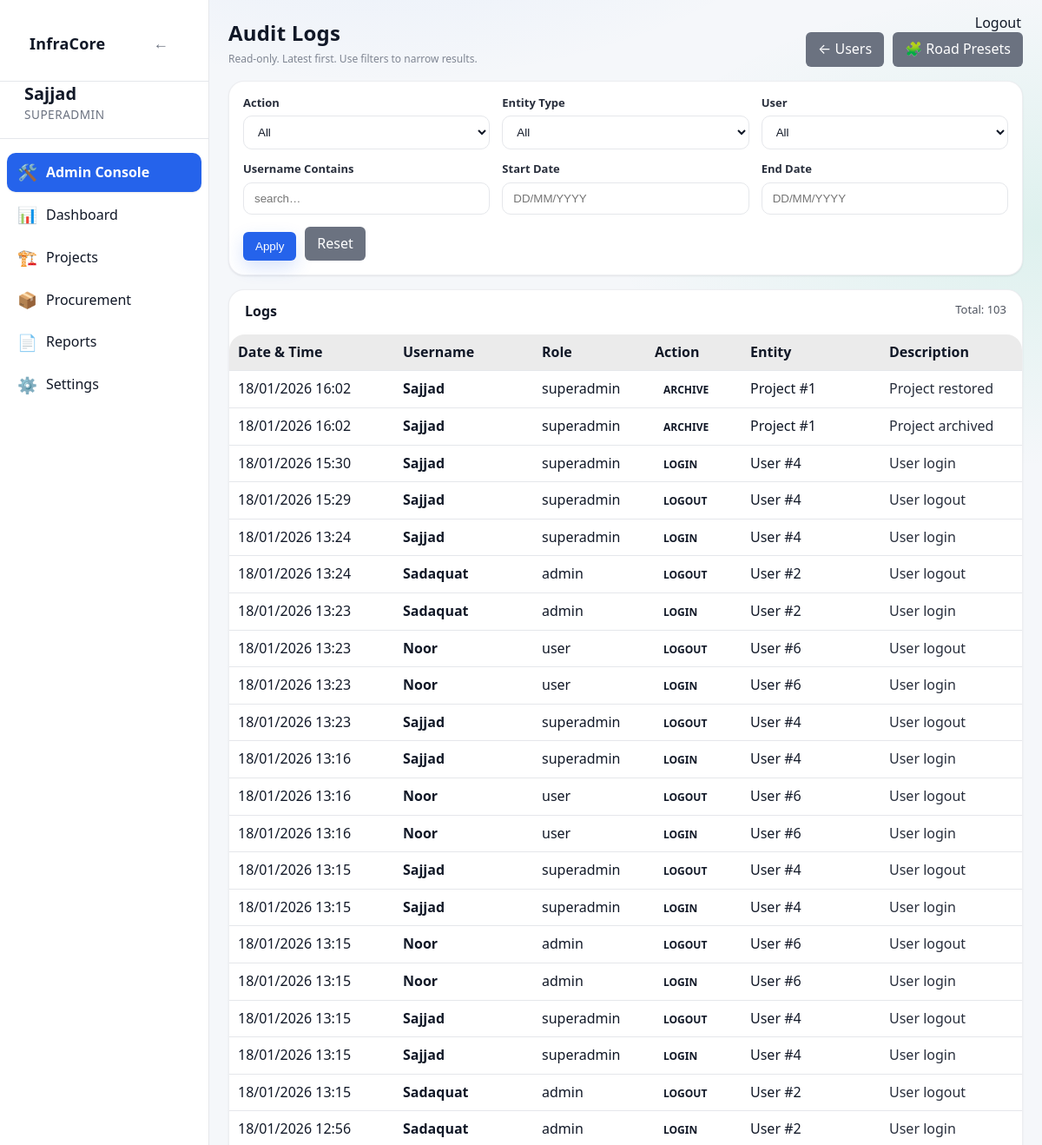
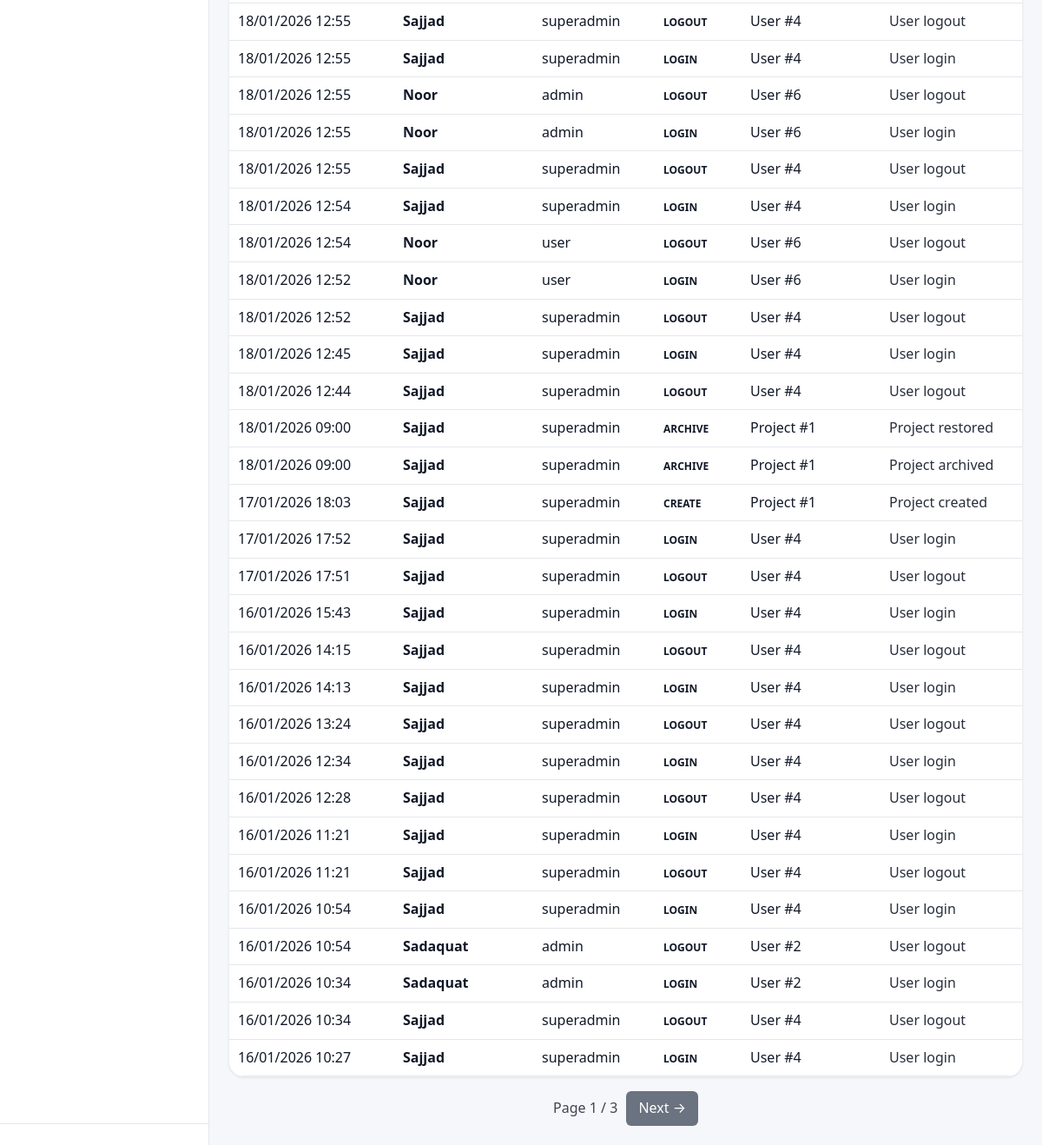
/admin/logs (signed in), run on an earlier commit of the app's database (2 pictures, top to bottom).
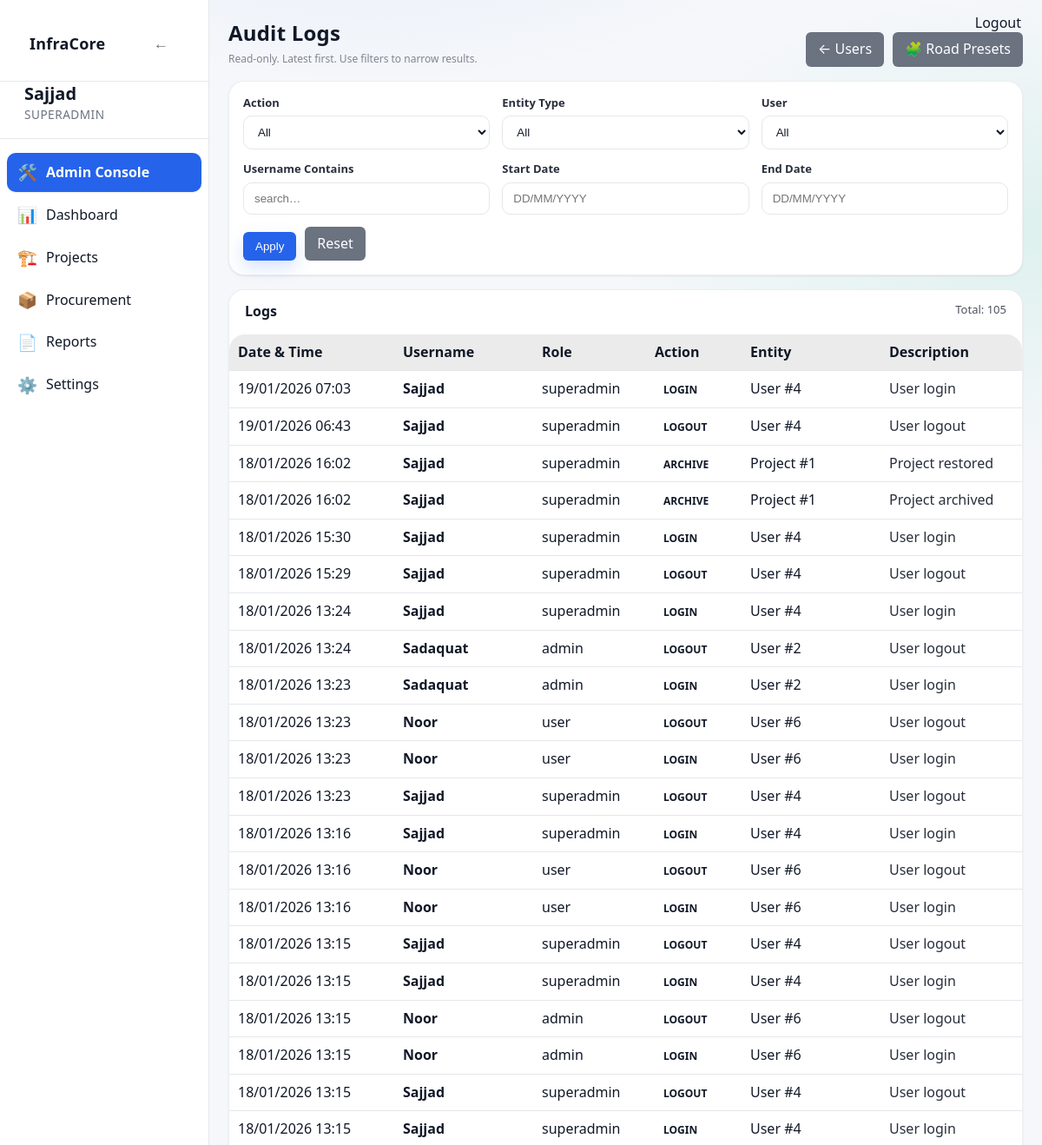
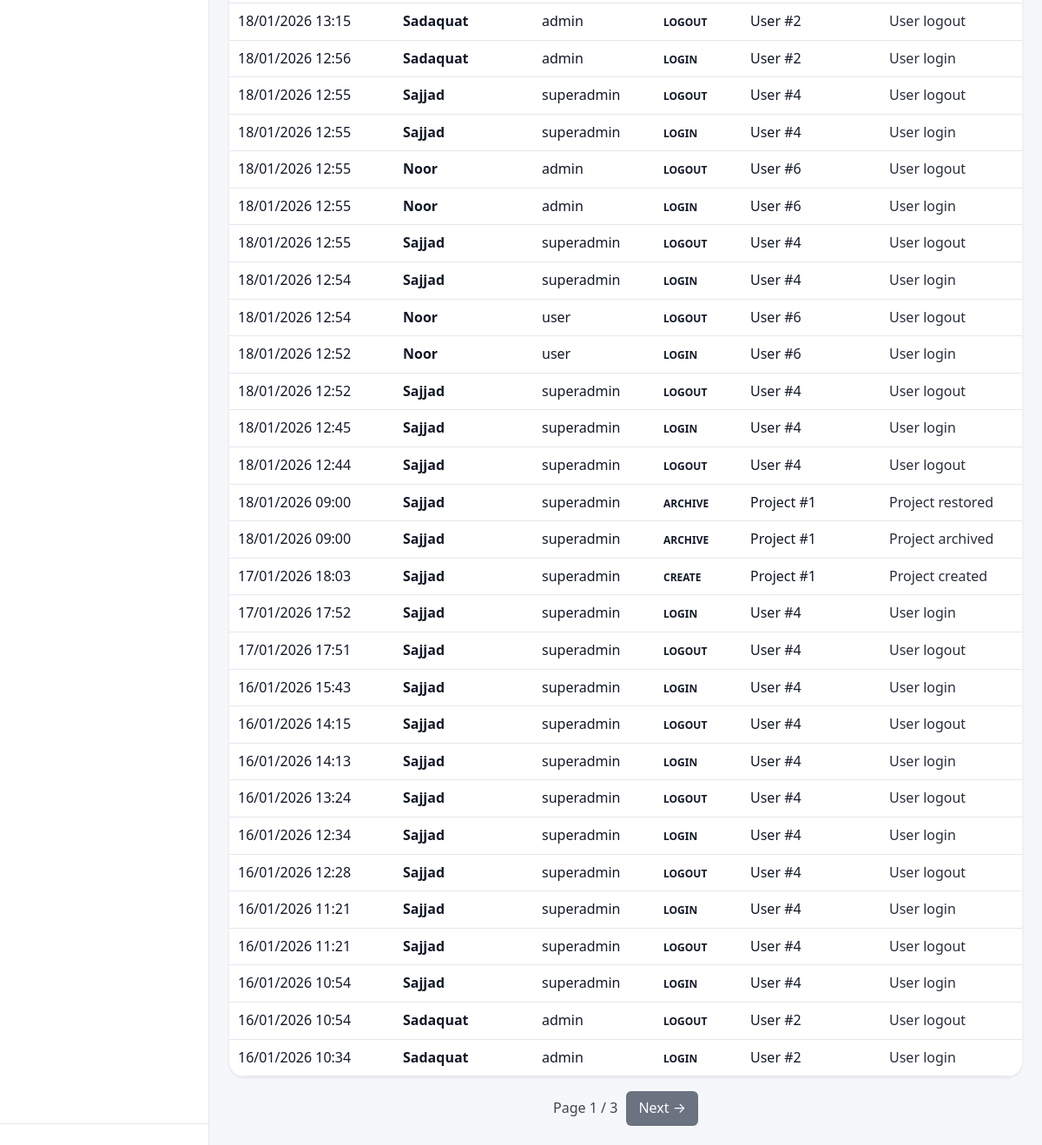
And on a later commit of the database (2 pictures, top to bottom).
### app/models/activity_log.py (models this page shows)
class ActivityLog(Base):
    __tablename__ = "activity_logs"
    __table_args__ = (
        Index("ix_activity_logs_created_at", "created_at"),
        Index("ix_activity_logs_user_id", "user_id"),
    )
    id = Column(Integer, primary_key=True, index=True)
    user_id = Column(Integer, ForeignKey("users.id"), nullable=True)
    username = Column(String(150), nullable=False)
    role = Column(String(50), nullable=True)
    action = Column(String(20), nullable=False)  # CREATE, UPDATE, DELETE, ARCHIVE, LOGIN, LOGOUT
    entity_type = Column(String(50), nullable=True)  # Project, Activity, Material, User, Execution
    entity_id = Column(Integer, nullable=True)
    description = Column(Text, nullable=True)
    old_value = Column(Text, nullable=True)  # JSON string
    new_value = Column(Text, nullable=True)  # JSON string
    ip_address = Column(String(64), nullable=True)
    created_at = Column(DateTime, default=datetime.utcnow, nullable=False)
    details = Column(String, nullable=True)
    timestamp = Column(DateTime, default=datetime.utcnow)

### app/routes/admin.py (the view)
@router.get("/logs", response_class=HTMLResponse)
def audit_logs_page(
    request: Request,
    page: int = 1,
    action: str | None = None,
    entity_type: str | None = None,
    user_id: int | None = None,
    username: str | None = None,
    start_date: str | None = None,
    end_date: str | None = None,
    db: Session = Depends(get_db),
):
    admin = admin_guard(request)
    if not admin:
        return RedirectResponse("/dashboard", status_code=302)
    page_size = 50
    page = max(page, 1)
    q = db.query(ActivityLog)
    if action:
        q = q.filter(ActivityLog.action == action)
    if entity_type:
        q = q.filter(ActivityLog.entity_type == entity_type)
    if user_id is not None:
        q = q.filter(ActivityLog.user_id == user_id)
    if username:
        q = q.filter(ActivityLog.username.ilike(f"%{username.strip()}%"))
    def _parse_d(s: str | None) -> date | None:
        if not s:
            return None
        try:
            return parse_date_ddmmyyyy_or_iso(str(s))
        except Exception:
            return None
    sd = _parse_d(start_date)
    ed = _parse_d(end_date)
    if sd:
        q = q.filter(ActivityLog.created_at >= datetime.combine(sd, time.min))
    if ed:
        q = q.filter(ActivityLog.created_at <= datetime.combine(ed, time.max))
    total = q.count()
    logs = (
        q.order_by(ActivityLog.created_at.desc())
        .offset((page - 1) * page_size)
        .limit(page_size)
        .all()
    )
    actions = [r[0] for r in db.query(ActivityLog.action).distinct().order_by(ActivityLog.action).all() if r and r[0]]
    entity_types = [r[0] for r in db.query(ActivityLog.entity_type).distinct().order_by(ActivityLog.entity_type).all() if r and r[0]]
    users = (
        db.query(ActivityLog.user_id, ActivityLog.username)
        .filter(ActivityLog.user_id.isnot(None))
        .distinct()
        .order_by(ActivityLog.username.asc())
        .all()
    )
    return templates.TemplateResponse(
        "admin/logs.html",
        {
            "request": request,
            "user": admin,
            "logs": logs,
            "page": page,
            "page_size": page_size,
            "total": total,
            "actions": actions,
            "entity_types": entity_types,
            "users": users,
            "filters": {
                "action": action or "",
                "entity_type": entity_type or "",
                "user_id": user_id if user_id is not None else "",
                "username": username or "",
                "start_date": start_date or "",
                "end_date": end_date or "",
            },
        },
    )

### app/templates/admin/logs.html (shortened to what this page needs)
{% extends "base.html" %}
{% block content %}
<div class="page-header" style="display:flex;justify-content:space-between;align-items:flex-end;gap:12px;flex-wrap:wrap;margin-bottom:16px">
    <div>
        <h1 class="page-title" style="margin-bottom:6px">Audit Logs</h1>
        <div class="help-text">Read-only. Latest first. Use filters to narrow results.</div>
    </div>
    <div style="display:flex;gap:10px;flex-wrap:wrap">
        <a href="/admin/users" class="btn-secondary" style="text-decoration:none">← Users</a>
        <a href="/admin/presets/road" class="btn-secondary" style="text-decoration:none">🧩 Road Presets</a>
    </div>
</div>
<div class="card" style="padding:16px;margin-bottom:16px">
    <form method="get" action="/admin/logs" class="form-grid">
        <div class="form-group">
            <label>Action</label>
            <select name="action">
                <option value="">All</option>
            </select>
        </div>
        <div class="form-group">
            <label>Entity Type</label>
            <select name="entity_type">
                <option value="">All</option>
            </select>
        </div>
        <div class="form-group">
            <label>User</label>
            <select name="user_id">
                <option value="">All</option>
            </select>
        </div>
        <div class="form-group">
            <label>Username Contains</label>
            <input type="text" name="username" value="{{ filters.username }}" placeholder="search…">
        </div>
        <div class="form-group">
            <label>Start Date</label>
            <input type="text" name="start_date" value="{{ filters.start_date|ddmmyyyy }}" placeholder="DD/MM/YYYY" inputmode="numeric" pattern="[0-9]{2}/[0-9]{2}/[0-9]{4}">
        </div>
        <div class="form-group">
            <label>End Date</label>
            <input type="text" name="end_date" value="{{ filters.end_date|ddmmyyyy }}" placeholder="DD/MM/YYYY" inputmode="numeric" pattern="[0-9]{2}/[0-9]{2}/[0-9]{4}">
        </div>
        <div class="form-group" style="display:flex;align-items:flex-end;gap:10px">
            <button class="btn-primary" type="submit">Apply</button>
            <a class="btn-secondary" href="/admin/logs" style="text-decoration:none">Reset</a>
        </div>
    </form>
</div>
<div class="card" style="padding:0">
    <div style="padding:14px 18px;border-bottom:1px solid rgba(255,255,255,0.08);display:flex;justify-content:space-between;gap:12px;flex-wrap:wrap">
        <strong>Logs</strong>
        <span style="opacity:0.75;font-size:13px">
            Total: {{ total }}
        </span>
    </div>
    <table class="table" style="margin:0">
        <thead>
            <tr style="background:rgba(255,255,255,0.04)">
                <th style="width:170px">Date &amp; Time</th>
                <th style="width:140px">Username</th>
                <th style="width:110px">Role</th>
                <th style="width:90px">Action</th>
                <th style="width:140px">Entity</th>
                <th>Description</th>
            </tr>
        </thead>
        <tbody>
            {% if logs and logs|length > 0 %}
                {% for l in logs %}
                    <tr style="border-bottom:1px solid rgba(255,255,255,0.05)">
                        <td style="white-space:nowrap">{{ l.created_at|ddmmyyyy_dt }}</td>
                        <td><strong>{{ l.username }}</strong></td>
                        <td>{{ l.role or "" }}</td>
                        <td>
                            <span class="badge badge-info">{{ l.action }}</span>
                        </td>
                        <td>
                            {{ l.entity_type or "" }}
                            {% if l.entity_id %}
                                #{{ l.entity_id }}
                            {% endif %}
                        </td>
                        <td style="opacity:0.9">{{ l.description or l.details or "" }}</td>
                    </tr>
                {% endfor %}
            {% else %}
                <tr>
                    <td colspan="6" style="padding:24px;text-align:center;opacity:0.75">
                        No audit logs found for the selected filters.
                    </td>
                </tr>
            {% endif %}
        </tbody>
    </table>
</div>
{% set total_pages = (total // page_size) + (1 if total % page_size else 0) %}
{% if total_pages > 1 %}
<div style="display:flex;justify-content:center;gap:10px;margin-top:16px;flex-wrap:wrap">
    <div style="align-self:center;opacity:0.8">Page {{ page }} / {{ total_pages }}</div>
    {% if page < total_pages %}
        <a class="btn-secondary" style="text-decoration:none" href="/admin/logs?page={{ page + 1 }}&action={{ filters.action }}&entity_type={{ filters.entity_type }}&user_id={{ filters.user_id }}&username={{ filters.username }}&start_date={{ filters.start_date }}&end_date={{ filters.end_date }}">Next →</a>
    {% endif %}
</div>
{% endif %}
{% endblock %}

### app/templates/base.html (shortened to what this page needs)
<!DOCTYPE html>
<html lang="en">
<head>
    <link rel="stylesheet" href="/static/css/style.css">
    <link rel="stylesheet" href="/static/css/ui_v2.css">
</head>
<body>
<div class="layout">
    <aside class="sidebar" id="sidebar">
        <div class="sidebar-header">
            <div class="sidebar-header-row">
                <h2 class="sidebar-title">InfraCore</h2>
                <button id="sidebarHideBtn" class="sidebar-toggle-btn" aria-label="Hide sidebar">←</button>
            </div>
        </div>
        {% if user is defined and user is not none %}
        <div class="sidebar-user">
            <strong class="sidebar-username">{{ user["username"] }}</strong>
            <span class="sidebar-role">
                {% if user["role"] == "superadmin" %}
                    SUPERADMIN
                {% else %}
                    {{ user["role"] | upper }}
                {% endif %}
            </span>
        </div>
        <nav class="sidebar-nav">
            {% if user["role"] == "superadmin" %}
                <a href="/admin/users" class="{% if request.url.path.startswith('/admin') %}active{% endif %}"><span class="icon">🛠️</span>Admin Console</a>
                <a href="/dashboard" class="{% if request.url.path == '/dashboard' %}active{% endif %}"><span class="icon">📊</span>Dashboard</a>
                <a href="/projects" class="{% if request.url.path.startswith('/projects') %}active{% endif %}"><span class="icon">🏗️</span>Projects</a>
                <a href="/procurement" class="{% if request.url.path.startswith('/procurement') %}active{% endif %}"><span class="icon">📦</span>Procurement</a>
                <a href="/reports" class="{% if request.url.path.startswith('/reports') %}active{% endif %}"><span class="icon">📄</span>Reports</a>
                <a href="/settings" class="{% if request.url.path == '/settings' %}active{% endif %}"><span class="icon">⚙️</span>Settings</a>
            {% else %}
                <a href="/dashboard" class="{% if request.url.path == '/dashboard' %}active{% endif %}"><span class="icon">📊</span>Dashboard</a>
            {% endif %}
        </nav>
        <div class="sidebar-footer"></div>
        {% endif %}
    </aside>
        <a href="/logout" class="logout-top-btn" style="position:fixed;top:16px;right:24px;z-index:4000;">Logout</a>
    <main class="main">
        <div class="container">
            {% block content %}{% endblock %}
        </div>
    </main>
</div>
</body>
</html>

### static/css/style.css (style rules this page uses)
body { font-family: Arial, Helvetica, sans-serif; margin: 0; background-color: var(--bg); color: var(--text); }
.container { padding: 20px; }
input, select, textarea { padding: 6px; border-radius: 4px; border: 1px solid var(--border); background: var(--card); color: var(--text); }
table { width: 100%; border-collapse: collapse; background: var(--card); }
th { background: rgba(0,0,0,0.05); text-align: left; }
th, td { padding: 10px; border-bottom: 1px solid var(--border); }
button, .button { padding: 6px 12px; border-radius: 4px; border: none; cursor: pointer; background: var(--btn); color: white; text-decoration: none; }
:root { --bg: #f5f7fa; --bg-secondary: #ffffff; --bg-primary: #f5f7fa; --text: #111827; --text-muted: #6b7280; --card: #ffffff; --nav: #1f2937; --border: #e5e7eb; --border-color: #e5e7eb; --btn: #2563eb; --hover-bg: rgba(37, 99, 235, 0.1); --accent-color: #2563eb; }
html, body, table, th, td, input, select, textarea, button, .button { transition: background-color 0.3s ease, color 0.3s ease, border-color 0.3s ease; }
.layout { display: flex; min-height: 100vh; }
.sidebar { width: 240px; background: var(--bg-secondary); border-right: 1px solid var(--border-color); display: flex; flex-direction: column; }
.sidebar-header { padding: 16px; font-size: 18px; font-weight: bold; border-bottom: 1px solid var(--border-color); }
.sidebar-user { padding: 12px 16px; border-bottom: 1px solid var(--border-color); font-size: 14px; }
.sidebar-nav { flex: 1; padding: 8px; }
.sidebar-nav a { display: block; padding: 10px 12px; margin-bottom: 4px; border-radius: 6px; color: var(--text); text-decoration: none; }
.sidebar-nav a.active { background: var(--accent-color); color: #ffffff; font-weight: 600; }
.sidebar-footer { padding: 12px; border-top: 1px solid var(--border-color); }
.main { flex: 1; background: var(--bg-primary); }
.page-title { margin-bottom: 20px; font-size: 26px; font-weight: 600; }
.card { background: var(--card); border-radius: 10px; padding: 16px; box-shadow: 0 4px 12px rgba(0,0,0,0.06); }
.form-grid { display: grid; grid-template-columns: repeat(auto-fit, minmax(240px, 1fr)); gap: 16px; }
.form-grid label { font-size: 13px; opacity: 0.9; }
.form-grid input { width: 100%; }
.badge { padding: 4px 10px; border-radius: 12px; font-size: 12px; font-weight: bold; }

### app/templates/base.html (style rules this page uses)
a, a:visited { color: var(--text); text-decoration: none; }
label { color: var(--text); font-weight: 600; margin-bottom: 6px; }
.help-text { font-size: 12px; color: var(--text-muted); margin-top: 6px; }
.form-grid { display: grid; grid-template-columns: repeat(auto-fit, minmax(240px, 1fr)); gap: 14px; }
.btn-primary { background: var(--btn); color: #fff; padding: 9px 14px; border-radius: 6px; border: none; cursor: pointer; }
.btn-secondary { background: #6b7280; color: #fff; padding: 9px 14px; border-radius: 6px; border: none; cursor: pointer; }

What changed in the data, as far as the page shows it:
no longer on this page (row unchanged): ActivityLog: created_at|ddmmyyyy_dt "16/01/2026 10:34", username "Sajjad", role "superadmin", action "LOGOUT", entity_type "User", entity_id "4", description "User logout"
no longer on this page (row unchanged): ActivityLog: created_at|ddmmyyyy_dt "16/01/2026 10:27", username "Sajjad", role "superadmin", action "LOGIN", entity_type "User", entity_id "4", description "User login"
added ActivityLog: created_at|ddmmyyyy_dt "19/01/2026 07:03", username "Sajjad", role "superadmin", action "LOGIN", entity_type "User", entity_id "4", description "User login"
added ActivityLog: created_at|ddmmyyyy_dt "19/01/2026 06:43", username "Sajjad", role "superadmin", action "LOGOUT", entity_type "User", entity_id "4", description "User logout"
Also different on the page:
{{ total }}: "103" → "105"
